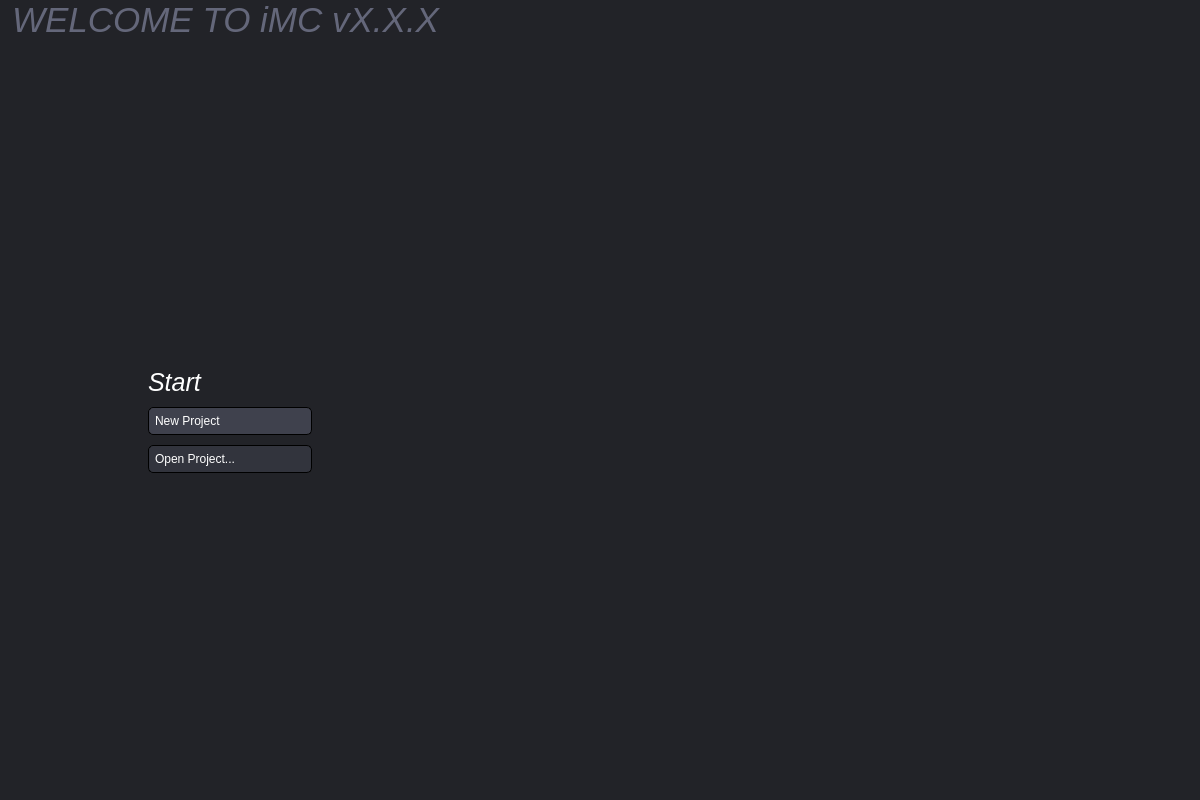
<?xml version="1.0" encoding="UTF-8"?>
<ui version="4.0">
 <class>WelcomePage</class>
 <widget class="QWidget" name="WelcomePage">
  <property name="geometry">
   <rect>
    <x>0</x>
    <y>0</y>
    <width>1200</width>
    <height>800</height>
   </rect>
  </property>
  <property name="windowTitle">
   <string>Form</string>
  </property>
  <property name="styleSheet">
   <string notr="true">#WelcomePage {
	background: rgb(34, 35, 40);
}

QWidget {
        font-family: &quot;Source Sans Pro&quot;;
}

QPushButton {
	background: rgb(63, 65, 77);
	color: white;
    border: 1px solid black;
	border-radius: 5px;
	padding: 6px;
	text-align: left;
	min-width: 150px;
}

QPushButton:disabled {
	background: rgb(34, 35, 40);
	color: rgb(180, 180, 180);
}

QPushButton:hover {
	  background: rgb(75, 77, 91);
}</string>
  </property>
  <layout class="QGridLayout" name="gridLayout">
   <property name="leftMargin">
    <number>12</number>
   </property>
   <property name="topMargin">
    <number>0</number>
   </property>
   <property name="rightMargin">
    <number>17</number>
   </property>
   <property name="bottomMargin">
    <number>9</number>
   </property>
   <property name="spacing">
    <number>10</number>
   </property>
   <item row="5" column="0">
    <spacer name="horizontalSpacer">
     <property name="orientation">
      <enum>Qt::Horizontal</enum>
     </property>
     <property name="sizeHint" stdset="0">
      <size>
       <width>40</width>
       <height>20</height>
      </size>
     </property>
    </spacer>
   </item>
   <item row="6" column="1">
    <widget class="QPushButton" name="uOpenProjectButton">
     <property name="sizePolicy">
      <sizepolicy hsizetype="Fixed" vsizetype="Fixed">
       <horstretch>0</horstretch>
       <verstretch>0</verstretch>
      </sizepolicy>
     </property>
     <property name="styleSheet">
      <string notr="true">QPushButton:!hover {
	background: rgb(50, 52, 61);
}</string>
     </property>
     <property name="text">
      <string>Open Project...</string>
     </property>
     <property name="icon">
      <iconset resource="../resources/resources.qrc">
       <normaloff>:/file_open_FILL0_wght100_GRAD0_opsz20.svg</normaloff>:/file_open_FILL0_wght100_GRAD0_opsz20.svg</iconset>
     </property>
     <property name="iconSize">
      <size>
       <width>20</width>
       <height>20</height>
      </size>
     </property>
    </widget>
   </item>
   <item row="1" column="0" colspan="4">
    <spacer name="verticalSpacer_2">
     <property name="orientation">
      <enum>Qt::Vertical</enum>
     </property>
     <property name="sizeHint" stdset="0">
      <size>
       <width>20</width>
       <height>40</height>
      </size>
     </property>
    </spacer>
   </item>
   <item row="3" column="3" rowspan="5" alignment="Qt::AlignLeft">
    <widget class="QLabel" name="label_2">
     <property name="minimumSize">
      <size>
       <width>600</width>
       <height>0</height>
      </size>
     </property>
     <property name="maximumSize">
      <size>
       <width>600</width>
       <height>169</height>
      </size>
     </property>
     <property name="text">
      <string/>
     </property>
     <property name="pixmap">
      <pixmap resource="../resources/resources.qrc">:/erig_grey.png</pixmap>
     </property>
    </widget>
   </item>
   <item row="5" column="4">
    <spacer name="horizontalSpacer_2">
     <property name="orientation">
      <enum>Qt::Horizontal</enum>
     </property>
     <property name="sizeHint" stdset="0">
      <size>
       <width>40</width>
       <height>20</height>
      </size>
     </property>
    </spacer>
   </item>
   <item row="4" column="1">
    <widget class="QLabel" name="label">
     <property name="sizePolicy">
      <sizepolicy hsizetype="Preferred" vsizetype="Fixed">
       <horstretch>0</horstretch>
       <verstretch>0</verstretch>
      </sizepolicy>
     </property>
     <property name="styleSheet">
      <string notr="true">QLabel {
	color: white;
	font-size: 25px;
	font-family: &quot;Source Sans Pro Light&quot;;
	font-style: italic;
}
</string>
     </property>
     <property name="text">
      <string>Start</string>
     </property>
    </widget>
   </item>
   <item row="3" column="1">
    <spacer name="verticalSpacer_3">
     <property name="orientation">
      <enum>Qt::Vertical</enum>
     </property>
     <property name="sizeHint" stdset="0">
      <size>
       <width>20</width>
       <height>40</height>
      </size>
     </property>
    </spacer>
   </item>
   <item row="7" column="1">
    <spacer name="verticalSpacer_4">
     <property name="orientation">
      <enum>Qt::Vertical</enum>
     </property>
     <property name="sizeHint" stdset="0">
      <size>
       <width>20</width>
       <height>40</height>
      </size>
     </property>
    </spacer>
   </item>
   <item row="5" column="1">
    <widget class="QPushButton" name="uNewProjectButton">
     <property name="sizePolicy">
      <sizepolicy hsizetype="Fixed" vsizetype="Fixed">
       <horstretch>0</horstretch>
       <verstretch>0</verstretch>
      </sizepolicy>
     </property>
     <property name="text">
      <string>New Project</string>
     </property>
     <property name="icon">
      <iconset resource="../resources/resources.qrc">
       <normaloff>:/note_add_FILL0_wght100_GRAD0_opsz20.svg</normaloff>:/note_add_FILL0_wght100_GRAD0_opsz20.svg</iconset>
     </property>
     <property name="iconSize">
      <size>
       <width>20</width>
       <height>20</height>
      </size>
     </property>
    </widget>
   </item>
   <item row="10" column="0" colspan="4">
    <spacer name="verticalSpacer">
     <property name="orientation">
      <enum>Qt::Vertical</enum>
     </property>
     <property name="sizeHint" stdset="0">
      <size>
       <width>20</width>
       <height>40</height>
      </size>
     </property>
    </spacer>
   </item>
   <item row="5" column="2">
    <spacer name="horizontalSpacer_3">
     <property name="orientation">
      <enum>Qt::Horizontal</enum>
     </property>
     <property name="sizeHint" stdset="0">
      <size>
       <width>40</width>
       <height>20</height>
      </size>
     </property>
    </spacer>
   </item>
   <item row="0" column="0" colspan="4">
    <widget class="QLabel" name="uTitleLabel">
     <property name="styleSheet">
      <string notr="true">QLabel {
	color: rgb(100, 103, 122);
	font-size: 35px;
	font-family: &quot;Source Sans Pro Light&quot;;
	font-style: italic;
}
</string>
     </property>
     <property name="text">
      <string>WELCOME TO iMC vX.X.X</string>
     </property>
    </widget>
   </item>
  </layout>
 </widget>
 <resources>
  <include location="../resources/resources.qrc"/>
 </resources>
 <connections/>
</ui>
